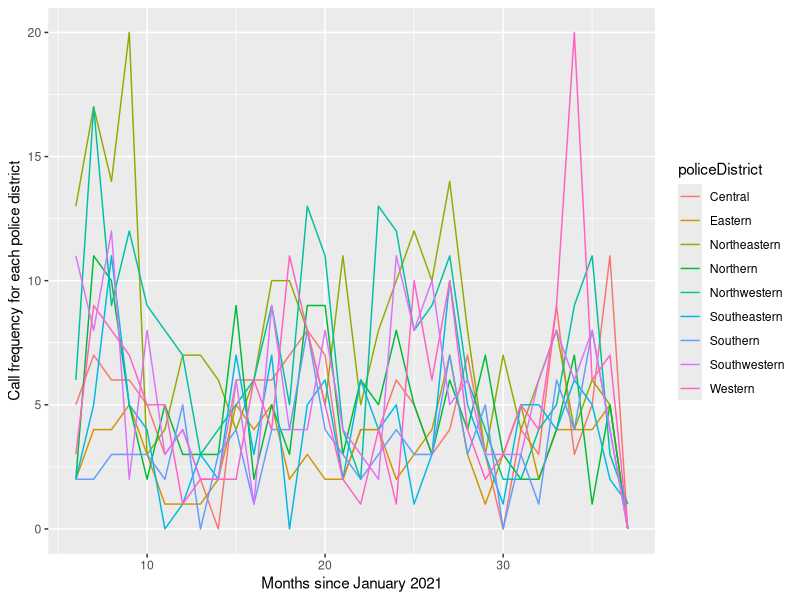

Write R code to recreate this figure.
library("ggplot2")
library("dplyr")

df_parkcalls <- read.csv("../data/ParkCall.csv")
#update time column (months since January 2021)
df_timecall<- df_parkcalls %>%
	mutate(time=(12*(year-2021)+month))
#the plot examines the corralation between time and calls
ggplot(df_timecall, aes(x=time, y=callFreq, color=policeDistrict)) +
	geom_line() +
	labs(x = "Months since January 2021", y="Call frequency for each police district")
